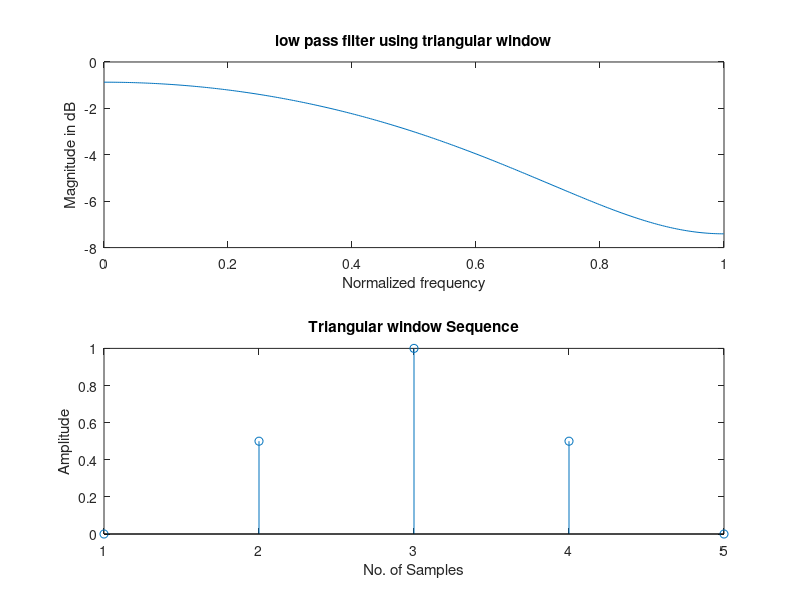

Source code (MATLAB):
clc;
clear all;
close all;
wc=0.5*pi;
N = input('Enter the value of N=');
alpha = (N-1)/2;
eps = 0.001;
n = 0:1:N-1;
hd = sin(wc*(n-alpha+eps))./(pi*(n-alpha+eps));
wr = bartlett(N);
hn = hd.*wr';
w = 0:0.01:pi;
h = freqz(hn,1,w);
subplot(2,1,1);
plot(w/pi,10*log10(abs(h)));
title('low pass filter using triangular window');
xlabel('Normalized frequency');
ylabel('Magnitude in dB');
subplot(2,1,2);
stem(wr);
title('Triangular window Sequence');
xlabel('No. of Samples');
ylabel('Amplitude');

